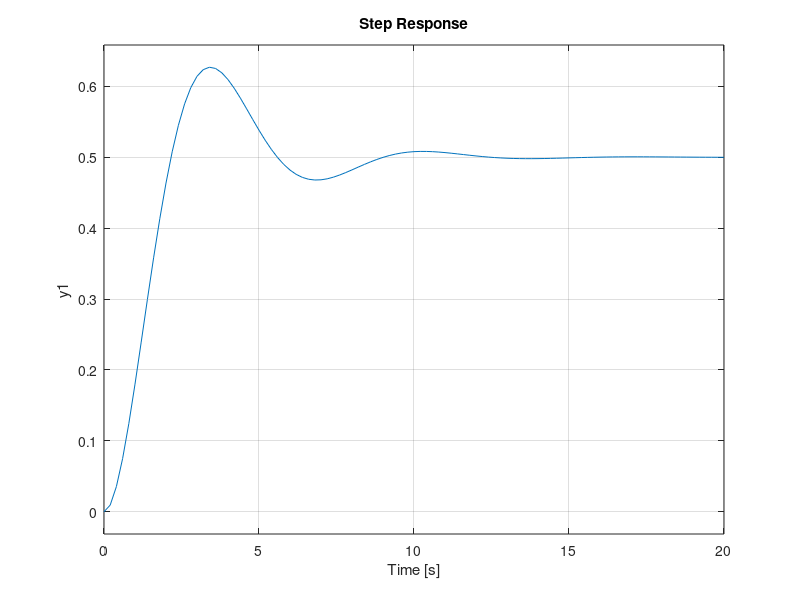

This figure's MATLAB source: (Note: this script raises an error after producing the figure.)

wn = 1.0;
z = 0.4;
K = 10;
G = tf(K*wn^2,[1 2*z*wn wn^2])
H = tf(0.5*wn^2,[1 2*z*wn wn^2])
figure(1)
subplot(1,2,1)
step(G)
grid on
subplot(1,2,2)
step(H)
grid on

%%
f=figure(2)
clf()
h = bodeplot(G);
grid on
magc = get(f,'Children');
axes(magc(3));
annotation('textarrow',[0.4 0.17],[0.6, 0.79],'String','DC Gain = 20 dB', 'FontSize',14)

f=figure(3)
clf()
h = bodeplot(H);
grid on
magc = get(f,'Children');
axes(magc(3));
annotation('textarrow',[0.3 0.16],[0.7, 0.83],'String','DC Gain = -6 dB', 'FontSize',14)

%%
J = tf(100*wn^2,[1 2*z*wn wn^2])
figure(4)
clf()
step(J)
grid on

J = tf(0.01*wn^2,[1 2*z*wn wn^2])

figure(5)
clf()
bode(J)
grid on